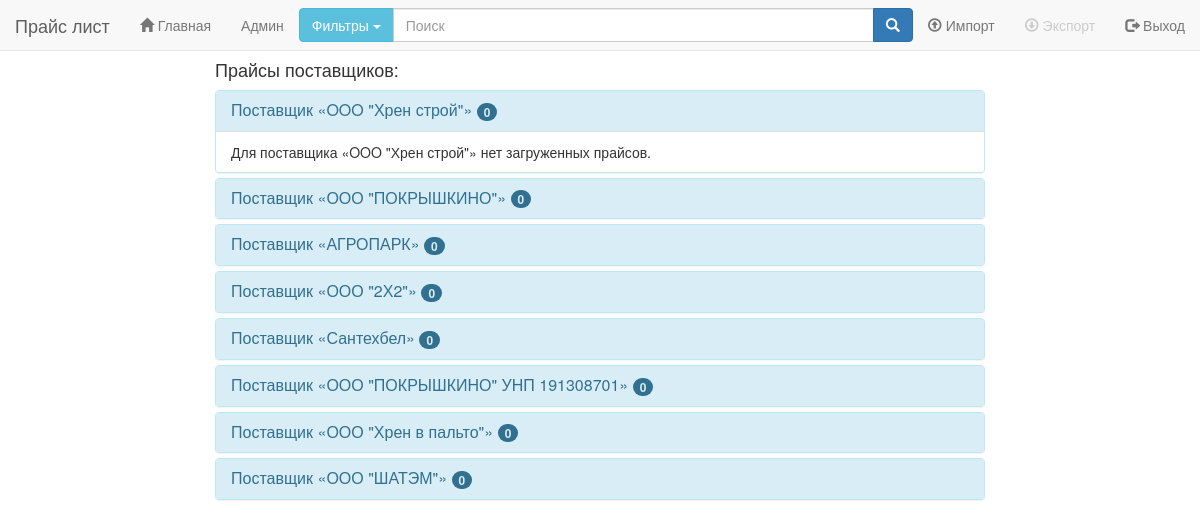
The app's page /price/ (signed in), older data.
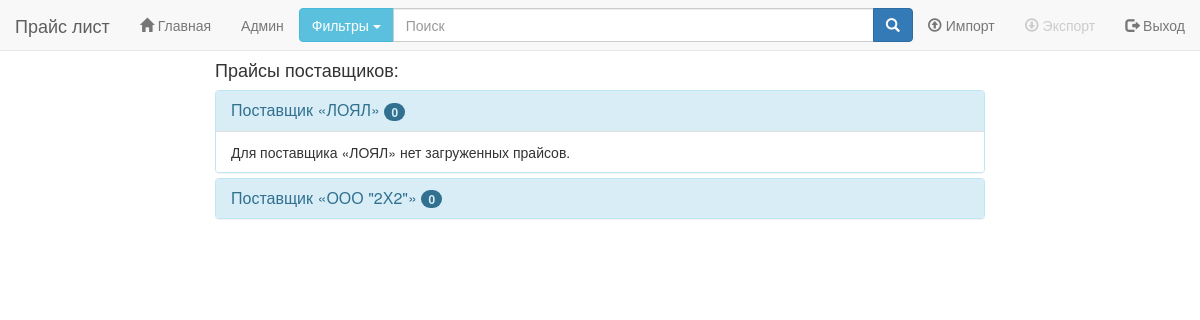
The same page, newer data.
### main_site/models.py (models this page shows, shortened)
class Dealer(models.Model):
	name = models.CharField(max_length=255, null=True)
	class Meta:
		db_table = 't_dealer'

### main_site/views.py (the view, shortened to what this page needs)
class SearchView(View):
	def get(self, request):
		if not request.user.is_authenticated():
			return redirect('/')
		articles = Products.objects.all().order_by('-id')[:30]
		deals = ((i.name, [j for j in Documents.objects.filter(dealer__id=i.id)]) for i in Dealer.objects.all())
		return render(request, 'main_site/rezult.html', {'articles': articles, 'dealers': deals})

### templates/main_site/rezult.html (shortened to what this page needs)
{% extends 'base.html' %}
{% block nav_content %}
	<div class="collapse navbar-collapse" id="bs-example-navbar-collapse-1">
		<ul class="nav navbar-nav">
			<li><a href="/price/"><span class="glyphicon glyphicon-home"></span> Главная</a></li>
			{% if user.is_superuser %}
				<li><a href="/admin/">Админ</a></li>
			{% endif %}
		</ul>
		<ul class="nav navbar-nav navbar-right" style="margin-right: 0px;">
			{% if user.is_superuser %}
				<li><a href="/price/upload/"><span class="glyphicon glyphicon-upload"></span> Импорт</a></li>
				<li class="disabled"><a href="#"><span class="glyphicon glyphicon-download"></span> Экспорт</a></li>
			{% endif %}
			<li><a href="/logout/"><span class="glyphicon glyphicon-log-out"></span> Выход</a></li>
		</ul>
		<form class="navbar-form-alt" role="search">
			<div class="input-group">
				<div class="input-group-btn search-panel">
					<button type="button" class="btn btn-info dropdown-toggle" data-toggle="dropdown">
						<span id="search_concept">Фильтры</span> <span class="caret"></span>
					</button>
				</div>
				<input type="text" name="query" class="form-control" value="" placeholder="Поиск" autocomplete="off" autofocus="autofocus">
				<span class="input-group-btn">
					<button class="btn btn-primary" id="search-btn">
						<span class="glyphicon glyphicon-search">
						</span>
					</button>
				</span>
			</div>
		</form>
	</div>
{% endblock %}
{% block content %}
	{% if user.is_superuser %}
		<div style="margin-top: 60px;">
			{% include 'main_site/dealers.html' %}
		</div>
	{% else %}
		{% include 'main_site/table.html' %}
	{% endif %}
{% endblock %}

### templates/base.html (shortened to what this page needs)
<!DOCTYPE html>
<html>
	<head>
		<link href="https://code.jquery.com/ui/1.12.1/themes/smoothness/jquery-ui.css" rel="stylesheet" type="text/css" />
		<link href="https://maxcdn.bootstrapcdn.com/bootstrap/3.3.7/css/bootstrap.min.css" rel="stylesheet">
	</head>
	<body>
		<nav class="navbar navbar-default navbar-fixed-top" role="navigation">
			<div class="navbar-header">
				<a class="navbar-brand" href="#">Прайс лист</a>
			</div>
			{% block nav_content %}{% endblock %}
		</nav>
		<div class="container-fluid content">
			<div class="row content">
				<div class="col-md-2 content">
				</div>
				<div class="col-md-8 content">
					<div id="search-content">
						{% block content %}{% endblock %}
					</div>
				</div>
				<div class="col-md-2 content"></div>
			</div>
		</div>
	</body>
</html>

### templates/main_site/dealers.html
<h4>Прайсы поставщиков:</h4>
<div class="panel-group" id="accordion">
	{% for key, value in dealers %}
		<div class="panel panel-info">
			<div class="panel-heading">
				<h4 class="panel-title">
					<a data-toggle="collapse" data-parent="#accordion" href="#collapse{{ forloop.counter }}">
						Поставщик &laquo;{{ key }}&raquo;
						<span class="badge" id="badge{{ forloop.counter }}">{{ value|length }}</span>
					</a>
				</h4>
			</div>
			{% if forloop.counter == 1 %}
				<div id="collapse{{ forloop.counter }}" class="panel-collapse collapse in">
			{% else %}
				<div id="collapse{{ forloop.counter }}" class="panel-collapse collapse">
			{% endif %}
				<ul class="list-group">
					{% for v in value %}
						<li class="list-group-item">{{ v.docfile }}
							<a href="#{{ v.id }}" id="rem-file-link" badge="badge{{ forloop.parentloop.counter }}">
							<span class="glyphicon glyphicon-remove"></span></a>
						</li>
					{% empty %}
						<li class="list-group-item">Для поставщика &laquo;{{ key }}&raquo; нет загруженных прайсов.</li>
					{% endfor %}
				</ul>
			</div>
		</div>
	{% empty %}
		<h4>Нет поставщиков.</h4>
	{% endfor %}
</div>

### templates/base.html (style rules this page uses)
html, body, .content { height: 100%; }
.navbar-form-alt { margin: 8px 0; }
#search-content { margin-top: 60px; }

Row changes from the older to the newer data that the page shows:
removed Dealer: dealers "OOO \"Хрен строй\"", dealers "OOO \"Хрен строй\""
removed Dealer: dealers "ООО \"ПОКРЫШКИНО\""
removed Dealer: dealers "АГРОПАРК"
removed Dealer: dealers "Сантехбел"
removed Dealer: dealers "ООО \"ПОКРЫШКИНО\" УНП 191308701"
removed Dealer: dealers "ООО \"Хрен в пальто\""
removed Dealer: dealers "ООО \"ШАТЭМ\""
added Dealer: dealers "ЛОЯЛ", dealers "ЛОЯЛ"
Text that changed along with them:
new list line: "Поставщик « » 0 Для поставщика « » нет загруженных прайсов."
list line gone: "Поставщик « » 0 Для поставщика « » нет загруженных прайсов."
list line gone: "Поставщик « » 0"
